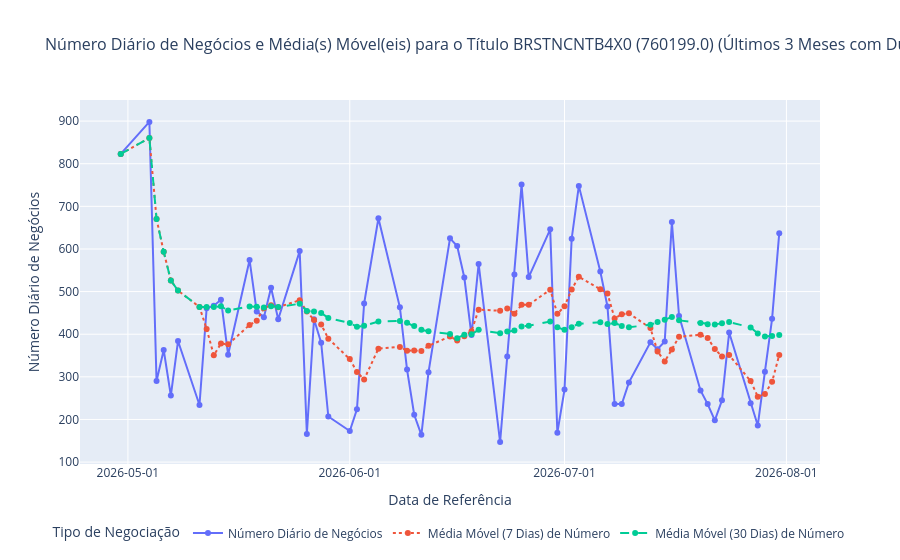

The notebook cell this image was saved under:
### Code cell
# Gráfico interativo com duas médias móveis (7 e 30 dias) para o título público mais negociado
isin_mais_negociado = top_5_isins[0]
codigo_ativo_mais_negociado = top_5_info[top_5_info['codigo_isin'] == isin_mais_negociado]['codigo'].iloc[0]

fig_plotly = plot_titulo_plotly(
    df_data=df_analise_recent,
    isin_to_plot=isin_mais_negociado,
    codigo_ativo_to_plot=codigo_ativo_mais_negociado,
    schema=TITULOS_PUBLICOS_SCHEMA,
    y_column='num_de_oper',
    title_suffix="(Últimos 3 Meses com Duas Médias Móveis)",
    window_size=7,
    window_size_secondary=30
)
fig_plotly.show()
